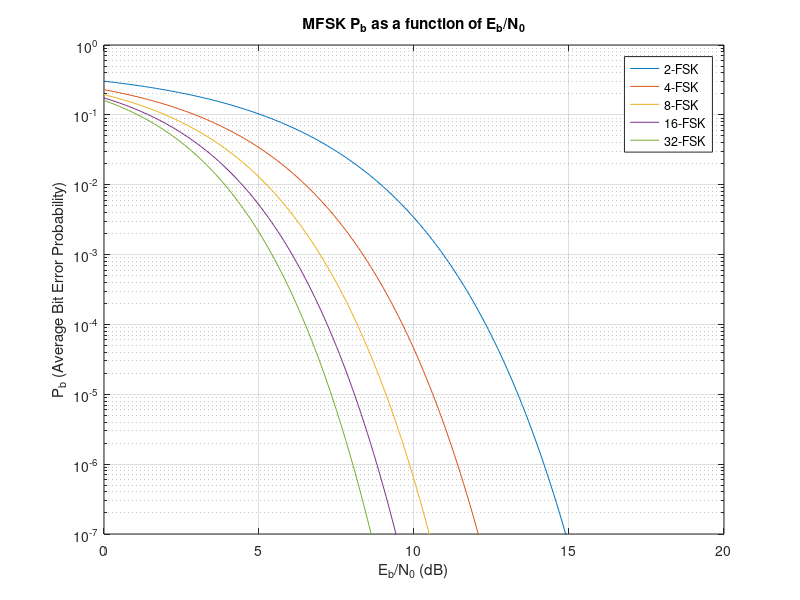
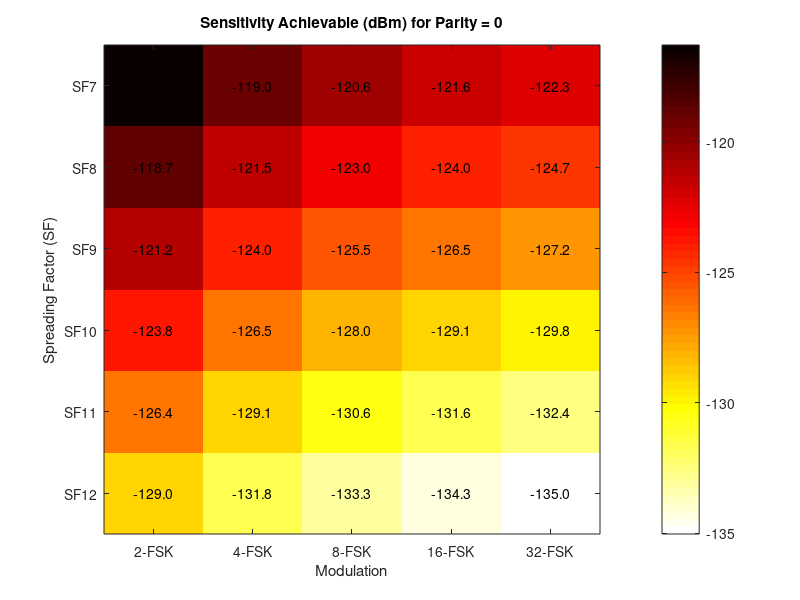
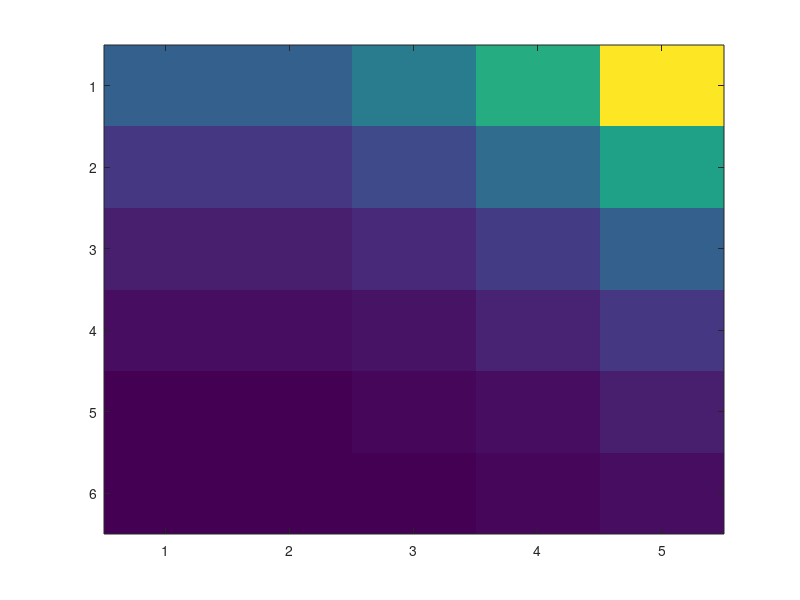

These figures' MATLAB source, in order: (Note: this script raises an error after producing the figures.)
clc; clear; close all;

%% Vectorized!!!!!!!!!!!!!!!!!
function Pb = compute_Pb(EbN0_vec, M)
    Pb = zeros(size(EbN0_vec));
    for k = 1:length(EbN0_vec)
        EbN0 = EbN0_vec(k);
        Pb_k = 0;
        for n = 1:M-1
            term = ((M / 2) / (M - 1)) * ((-1)^(n+1) / (n + 1)) * nchoosek(M - 1, n) * exp((-n * log2(M) * EbN0) / (n + 1)); %log2(M) because Es=m*Eb
            Pb_k = Pb_k + term;
        end
        Pb(k) = Pb_k;
    end
end

%% Main script
target_Pb = 1e-5;
m_values = 1:5;
EbN0_dB_range = 0:0.1:20;
EbN0_lin_range = 10.^(EbN0_dB_range / 10);
EbN0_estimated = zeros(1, length(m_values));

figure;
for idx = 1:length(m_values)
    m = m_values(idx);
    M = 2^m;
    Pb_values = compute_Pb(EbN0_lin_range, M);
    
    % Estimate required Eb/N0 for target Pb
    EbN0_estimated(idx) = interp1(Pb_values, EbN0_dB_range, target_Pb, 'linear', 'extrap');
    
    semilogy(EbN0_dB_range, Pb_values, 'DisplayName', sprintf('%d-FSK', M)); hold on;
end

title('MFSK P_b as a function of E_b/N_0');
xlabel('E_b/N_0 (dB)');
ylabel('P_b (Average Bit Error Probability)');
legend show;
grid on;
ylim([1e-7, 1]);

%% LoRa spectral efficiency & bit rate (SF fixed)
%SF = 7;  % can change to 7 if needed
SF_values = 7:12;
p_values = 0:4;
BW_LoRa = 125e3;

spec_eff = zeros(length(SF_values), length(p_values));
bit_rate = zeros(length(SF_values), length(p_values));
for i = 1:length(SF_values)
    SF = SF_values(i);
    for j = 1:length(p_values)
        p = p_values(j);
        spec_eff(i,j) = (SF / (2^SF)) * (4 / (4 + p));
        bit_rate(i,j) = spec_eff(i,j) * BW_LoRa;
    end
end
disp(bit_rate);
%% Sensitivity and Bandwidth computation: bit rate fixed
NF = 6; % Noise figure
S = zeros(length(SF_values), length(p_values), length(m_values));
BW = zeros(length(SF_values), length(p_values), length(m_values));
for idx1 = 1:length(m_values) %5
    m = m_values(idx1);
    fprintf('Estimated Sensitivity for %d-FSK (dB): \n', 2^m);
    for idx2 = 1:length(SF_values) %7
        for idx3 = 1:length(p_values) %5
            EbN0_lin = 10^(EbN0_estimated(idx1)/10);
            Rb = bit_rate(idx2, idx3);
            S(idx2, idx3, idx1) = -174 + NF + 10 * log10(Rb * EbN0_lin);
            BW(idx2, idx3, idx1) = ((2^m) * Rb) / m;
        end
    end
    disp(S(:,:,idx1));
    fprintf('and Estimated Bandwidth for %d-FSK (dB): \n', 2^m);
    disp(BW(:,:,idx1));
end


%% Display for bit rate fixed
% Settings
SF_values = 7:12;
m_values = [1 2 3 4 5]; % → M = 2, 4, 8, 16, 32
M_labels = {'2-FSK', '4-FSK', '8-FSK', '16-FSK', '32-FSK'};
p_index = 1; % Parity = 0

% Extract sensitivity and bandwidth for parity = 0
S_p0 = squeeze(S(:, p_index, :));  % [SF x MFSK]
BW_p0 = squeeze(BW(:, p_index, :)); % [SF x MFSK]

% --- Heatmap: Sensitivity ---
figure;
imagesc(S_p0);
colormap(flipud(hot));
colorbar;
title('Sensitivity Achievable (dBm) for Parity = 0');
xlabel('Modulation');
ylabel('Spreading Factor (SF)');
xticks(1:length(M_labels));
xticklabels(M_labels);
yticks(1:length(SF_values));
yticklabels(arrayfun(@(x) sprintf('SF%d', x), SF_values, 'UniformOutput', false));
for i = 1:size(S_p0,1)
    for j = 1:size(S_p0,2)
        text(j, i, sprintf('%.1f', S_p0(i,j)), 'HorizontalAlignment', 'center', 'Color', 'k');
    end
end

% --- Heatmap: Bandwidth ---
figure;
imagesc(BW_p0);
colormap(parula);
colorbar;
title('Bandwidth Needed (Hz) for Parity = 0');
xlabel('Modulation');
ylabel('Spreading Factor (SF)');
xticks(1:length(M_labels));
xticklabels(M_labels);
yticks(1:length(SF_values));
yticklabels(arrayfun(@(x) sprintf('SF%d', x), SF_values, 'UniformOutput', false));
for i = 1:size(BW_p0,1)
    for j = 1:size(BW_p0,2)
        text(j, i, sprintf('%.0f', BW_p0(i,j)), 'HorizontalAlignment', 'center', 'Color', 'k');
    end
end




%% Sensitivity fixed like LoRa SF12

%% Final Sensitivity Table: Sensitivity (dBm) for each (SF, p) at fixed Pb
BW_LoRa=125e3;
NF= 6;
Pb_target = 1e-5; % Target probability of bit error
z = sqrt(2) * erfcinv(4 * Pb_target); % Corresponding z value

SF_values = 7:12;
p_values = 0:4;

Sensitivity_LoRa = zeros(length(SF_values), length(p_values)); % Initialize result matrix

for i = 1:length(SF_values)
    SF = SF_values(i);
    for j = 1:length(p_values)
        p = p_values(j);

        % Compute SNR in linear scale
        SNR_linear = ((z + 1.28 * sqrt(SF) - 0.4) / 1.28)^2 * (4 / (4 + p)) / (2^SF);

        % Convert to dB
        SNR_dB = 10 * log10(SNR_linear);

        % Compute Sensitivity
        Sensitivity_dBm = -174 + 10 * log10(BW_LoRa) + NF + SNR_dB;

        % Store in table
        Sensitivity_LoRa(i, j) = Sensitivity_dBm;
    end
end


Rb_table = zeros(length(SF_values), length(p_values), length(m_values));
BW_table = zeros(length(SF_values), length(p_values), length(m_values));

for idx1 = 1:length(m_values)
    m = m_values(idx1);
    M = 2^m;
    EbN0_lin = 10^(EbN0_estimated(idx1)/10);
    for idx2 = 1:length(SF_values)
        
        for idx3 = 1:length(p_values)
            p = p_values(idx3);
            S = Sensitivity_LoRa(idx2,idx3); % Fixed sensitivity like LoRa
        % Rb from noise power and sensitivity
            Rb = ((10^((S + 174 - NF)/10)) / EbN0_lin)*(4/(p+4));
    %     Rb(idx2) = (10^((S+174-NF)/10))./EbN0(idx2);
% 
%     BW(idx2) = ((2^m)*Rb(idx2))/m;
            % Required BW for M-FSK
            BW = (M * Rb) / m;
    
            Rb_table(idx2, idx3, idx1) = Rb;
            BW_table(idx2, idx3, idx1) = BW;
        end
    end
    fprintf('Achievable Bit Rate for %d-FSK (bps): \n', M);
    disp(Rb_table(:,:,idx1));
    fprintf('and Needed Bandwidth for %d-FSK (Hz): \n', M);
    disp(BW_table(:,:,idx1));
end



% 
% Rb = zeros(1, length(m_values));
% BW = zeros(1, length(m_values));
% for idx2 = 1:length(m_values)
%     m = m_values(idx2);
%     Rb(idx2) = (10^((S+174-NF)/10))./EbN0(idx2);
% 
%     BW(idx2) = ((2^m)*Rb(idx2))/m;
% 
% end
% display(Rb)
% display(BW)
%% display heat map

% Plotting heatmaps for Rb and BW
% Setup
SF_values = 7:12;
m_values = [1 2 3 4 5]; % → 2^m = 2, 4, 8, 16, 32
M_labels = {'2-FSK', '4-FSK', '8-FSK', '16-FSK', '32-FSK'};
p_index = 1; % Parity bit = 0

% Extract data for parity = 0
Rb_fixedP = squeeze(Rb_table(:, p_index, :));   % [SF x MFSK]
BW_fixedP = squeeze(BW_table(:, p_index, :)); % [SF x MFSK]

% === Sensitivity Heatmap ===
figure;
imagesc(Rb_fixedP);
colormap(flipud(hot)); % Better contrast for negative dBm values
colorbar;
title('Bit Rate achievable(bps) at Parity = 0');
xlabel('Modulation');
ylabel('Spreading Factor (SF)');
xticks(1:length(M_labels));
xticklabels(M_labels);
yticks(1:length(SF_values));
yticklabels(arrayfun(@(x) sprintf('SF%d', x), SF_values, 'UniformOutput', false));
for i = 1:size(Rb_fixedP,1)
    for j = 1:size(Rb_fixedP,2)
        text(j, i, sprintf('%.1f', Rb_fixedP(i,j)), 'HorizontalAlignment', 'center', 'Color', 'k');
    end
end

% === Bandwidth Heatmap ===
figure;
imagesc(BW_fixedP);
colormap(parula);
colorbar;
title('Bandwidth needed (Hz) at Parity = 0');
xlabel('Modulation');
ylabel('Spreading Factor (SF)');
xticks(1:length(M_labels));
xticklabels(M_labels);
yticks(1:length(SF_values));
yticklabels(arrayfun(@(x) sprintf('SF%d', x), SF_values, 'UniformOutput', false));
for i = 1:size(BW_fixedP,1)
    for j = 1:size(BW_fixedP,2)
        text(j, i, sprintf('%.0f', BW_fixedP(i,j)), 'HorizontalAlignment', 'center', 'Color', 'k');
    end
end




%% OFDM-MFSK STUDY for sensitivity fixed like LoRa
division = zeros(length(SF_values), length(p_values), length(m_values));
subcarriers_needed = zeros(length(SF_values), length(p_values), length(m_values));
subcarriers_spacing = zeros(length(SF_values), length(p_values), length(m_values));
bandwidth_needed= zeros(length(SF_values), length(p_values), length(m_values));
can_achieve_lora_bit_rate = false(length(SF_values), length(p_values), length(m_values));
BW_used=zeros(length(SF_values), length(p_values), length(m_values));
remaining_bw = zeros(length(SF_values), length(p_values), length(m_values));
spec_eff_mfsk_improved= zeros(length(SF_values), length(p_values), length(m_values));
for x1 = 1:length(m_values)
    m = m_values(x1);
    for x2 = 1:length(p_values)
        p = p_values(x2);
        for x3 = 1:length(SF_values)
            SF = SF_values(x3);
            division(x3, x2, x1)=bit_rate(x3, x2)/Rb_table(x3, x2, x1);
            subcarriers_needed(x3, x2, x1) = ceil(division(x3, x2, x1)*M);
            subcarriers_spacing(x3, x2, x1) = BW_LoRa/subcarriers_needed(x3, x2, x1);
            bandwidth_needed(x3, x2, x1)=(Rb_table(x3, x2, x1) *2^m)/m;
            if subcarriers_spacing(x3, x2, x1)>=bandwidth_needed(x3, x2, x1)
                can_achieve_lora_bit_rate(x3, x2, x1)= true;
                if can_achieve_lora_bit_rate(x3, x2, x1) == true
                    BW_used(x3, x2, x1)=subcarriers_needed(x3, x2, x1)*(Rb_table(x3, x2, x1) *2^m)/m;
                    remaining_bw(x3, x2, x1)=BW_LoRa-BW_used(x3, x2, x1);
                    spec_eff_mfsk_improved(x3, x2, x1)=Rb_table(x3, x2, x1)/BW_used(x3, x2, x1);
                end

            end

        
        end

    end
end
disp(spec_eff_mfsk_improved)
%disp(division)
%disp(subcarriers_needed)
%disp(subcarriers_spacing)
%disp(can_achieve_lora_bit_rate(:, 1, :))
%disp(BW_used)
%disp(remaining_bw(:, 1, :))
% calculations 

%% display data

% Define your data
SF_values = 7:12;
MFSK_labels = {'BFSK','4-FSK','8-FSK','16-FSK','32-FSK'};

% Extract and scale the data for parity = 0
bw_data = squeeze(remaining_bw(:, 1, :)) / 1e3;  % size: 6 SF × 5 MFSK
cmap = [ ...
    0.2, 0.4, 0.8;  % Blue
    0.4, 0.3, 0.9;  % Indigo
    0.6, 0.2, 0.8;  % Purple
    0.7, 0.3, 0.6;  % Plum
    0.8, 0.4, 0.7]; % Violet

% Plot grouped bar chart
figure;
b = bar(bw_data, 'grouped');
for k = 1:length(b)
    b(k).FaceColor = cmap(k, :);
end
set(gca, 'XTickLabel', SF_values);
xlabel('Spreading Factor (SF)');
ylabel('Remaining Bandwidth [kHz]');
legend(MFSK_labels, 'Location', 'northwest');
title('Remaining Bandwidth vs MFSK (Parity = 0)');
grid on;
% Add numeric labels on top of bars
hold on;
[rows, cols] = size(bw_data);
for i = 1:cols
    for j = 1:rows
        x = j + (i - (cols+1)/2)*(0.8/cols); % x-offset for grouped bars
        y = bw_data(j, i);
        if y > 0
            text(x, y + 3, sprintf('%.2f', y), 'HorizontalAlignment', 'center', 'FontSize', 8);
        end
    end
end




%% OFDM-MFSK STUDY for Rb fixed like LoRa
%obtained sensitivity S and BW needed BW
%use sensitivity formula!







%% BW fixed to 125e3 Hz
BW=125e3;
m=0;
NF= 6;
Rb = zeros(1, length(m_values));
sensi = zeros(1, length(m_values));
for idx2 = 1:length(m_values)
    m = m_values(idx2);
    Rb(idx2)=(m*BW)/(2^m);
    sensi(idx2) = -174 + NF + 10*log10(Rb(idx2) * 10^(EbN0(idx2)/10));

end
display(Rb)
display(sensi)
%%
clc; clear; close all;

%%
clc; clear; close all;

%% Bit Rate AND BW fixed like LoRa SF12
Rb=366; %bps
BW =125e3;
m=0;
NF= 6;

target_Pb = 1e-5;
m_values = [1, 2, 3, 4, 5];
EbN0_dB_range = -5:0.1:20;
EbN0_lin_range = 10.^(EbN0_dB_range / 10);
SNR_lin_range = EbN0_lin_range.*Rb/BW;
SNR_dB_range = 10*log10(SNR_lin_range);

EbN0= zeros(1, length(m_values));
figure;
for idx = 1:length(m_values)
    m = m_values(idx);
    M = 2^m;
    Pb_values = compute_Pb(EbN0_lin_range, M);
    
    EbN0_estimated = interp1(Pb_values, EbN0_dB_range, target_Pb, 'linear', 'extrap');
    sensi = -174 + NF + 10*log10(BW)+ SNR_dB_range;
    semilogy(EbN0_dB_range, sensi, 'DisplayName', sprintf('%d-FSK', M)); hold on;

    fprintf('For %d-FSK, the estimated Eb/N0 is %.2f dB \n', M, EbN0_estimated);
end
EbN0
title('MFSK P_b as a function of Eb/N_0');
xlabel('E_b/N_0 (dB)');
ylabel('P_b (Average Bit Error Probability)');
legend show;
grid on;
ylim([1e-7, 1]);

%%
Rb = 366; % bps
BW = 125e3; % Hz
NF = 6; % dB

m_values = [1, 2, 3, 4, 5, 6]; % Corresponds to M = 2, 4, 8, 16, 32
EbN0_dB_range = -5:0.1:20;
EbN0_lin_range = 10.^(EbN0_dB_range / 10);



for idx = 1:length(m_values)
    m = m_values(idx);
    M = 2^m;

    % Compute BER (P_b) vs. Eb/N0
    Pb_values = compute_Pb(EbN0_lin_range, M);

    % Calculate SNR for each Eb/N0
    SNR_lin = EbN0_lin_range * Rb / BW;
    SNR_dB = 10*log10(SNR_lin);

    % Calculate sensitivity (in dBm) for each point
    sensitivity_dBm = -174 + 10*log10(BW) + NF + SNR_dB;

    % Plot Sensitivity vs. BER (Pb)
    plot(Pb_values, sensitivity_dBm, 'DisplayName', sprintf('%d-FSK', M), 'LineWidth', 1.5);
    hold on;
end

grid on;
xlabel('Bit Error Rate (P_b)');
ylabel('Sensitivity (dBm)');
title('Sensitivity vs. BER for different M-FSK modulations');
legend show;
xlim([0 1e-5]);
ylim([-140 -120]);
hold off;